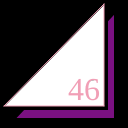
Frame 1 (no input)
Frame 60 (no input): identical to frame 1, image omitted
Frame 120 (the mouse pressed at the canvas centre since frame 60): identical to frame 1, image omitted

The p5.js sketch that drew this single still picture (run headless with seeded random() and noise() and a simulated clock; from frame 60 on, the mouse is pressed at the canvas centre):

// p5.js sketch
// ── sketch.js
function setup() {
  createCanvas(128,128);
}

function draw() {
  background(0);
  stroke(0);
  strokeWeight(4);
  fill(123, 17, 130);
  triangle(12,120,116,120,116,10);
  fill(255);
  triangle(0,108,106,108,106,0);
  fill(241,159,182);
  strokeWeight(0);
  textSize(32);
  textFont("serif");
  text("46", 68, 100);
  strokeWeight(1);
  stroke(241,159,182);
  line(104,106,104,4);
  line(104,106,4,106);
  line(104,4,4,106);
}
